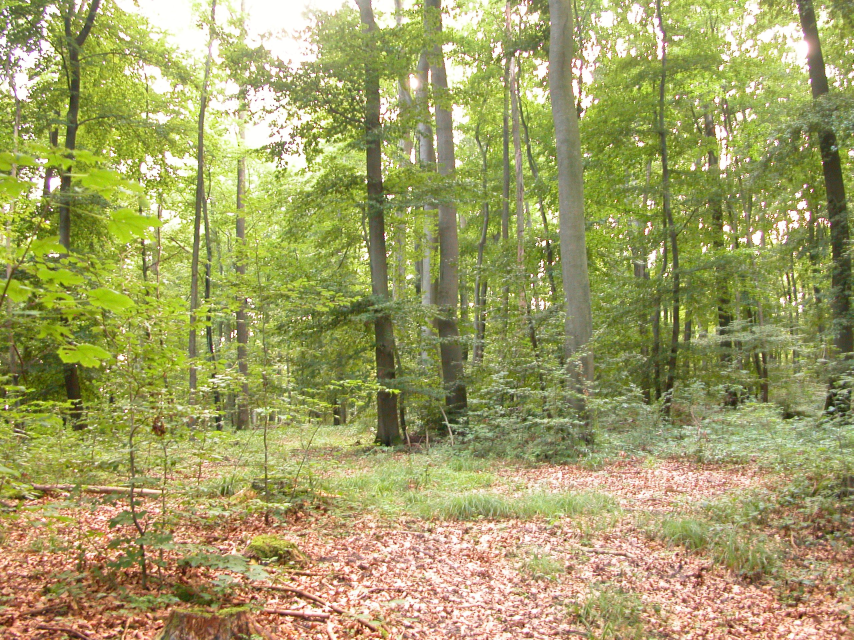
#> input picture source.jpg, 2560 x 1920 px (shown at 1/3 size)
$ python main.py
#> lines starting #> are read from the running program, lines starting #| are printed output that depends on the picture
import cv2
import numpy as np

refPt = []
selected = False
clicked = False


def main():

    # get path of image as input
    while True:
        pathImage = input("Enter path for image: ")
#> the answer given: source.jpg
        image = cv2.imread(pathImage)
#> image is the input picture: shape (1920, 2560, 3); mean B, G, R 101.8, 159.8, 162.2
        if image is not None:
            break
        print("Image path not found or invalid.\n")

    # get path of source as input
    while True:
        pathSource = input("Enter path for source: ")
#> the answer given: ocean_day.jpg
        source = cv2.imread(pathSource)
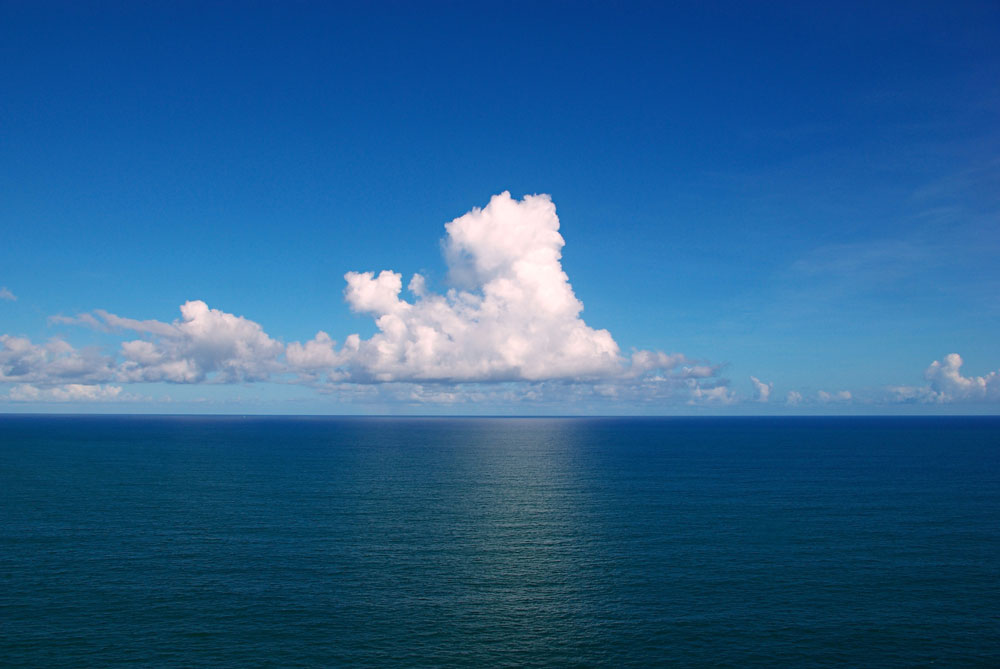
#> input picture ocean_day.jpg, 1000 x 669 px
#> source is the input picture: shape (669, 1000, 3); mean B, G, R 143.2, 96.6, 41.3
        if source is not None:
            break
        print("Source path not found or invalid.\n")

    # show and resize image and source
    image = resize(image, 800)
    source = resize(source, 400)
    cv2.imshow("Source", source)
    cv2.setWindowProperty("Source", cv2.WND_PROP_TOPMOST, 1)

    # crop target from image and transfer color from target to source
    print("\nMenu:\n\tr = reset selected area\n\tc = crop selected area\n")
    target = crop_picture(image)
    print("Cropping...\n")
    transfer = color_transfer(source, target)
    print("Color Transferring...\n")

    # resize color transferred source to fit the cropped target
    (h, w, _) = target.shape
    transfer = cv2.resize(transfer, (w, h), interpolation=cv2.INTER_AREA)
    image[refPt[0][1]:refPt[1][1], refPt[0][0]:refPt[1][0]] = transfer
    cv2.imshow("Image", image)
    print("Press any key for exit.")
    cv2.waitKey(0)


def resize(image, width):
#> called with width = 800
    height = int(image.shape[0] * (width / float(image.shape[1])))
#> height = 600
    return cv2.resize(image, (width, height), interpolation=cv2.INTER_AREA)
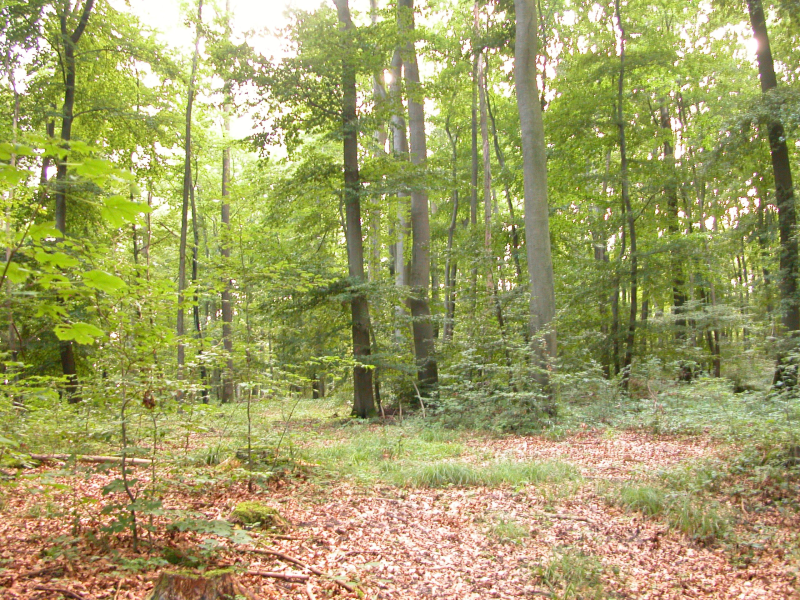
#> returned value: shape (600, 800, 3); mean of channels 0, 1, 2 101.8, 159.8, 162.2; drawn as B, G, R


def crop_picture(image):
    global selected, clicked
    clone = image.copy()
    cv2.namedWindow("Image")
    cv2.setMouseCallback("Image", click_and_crop, clone)
    while True:
        # display the image and wait for a keypress
        cv2.imshow("Image", clone)
        cv2.setWindowProperty("Image", cv2.WND_PROP_TOPMOST, 1)
        key = cv2.waitKey(1) & 0xFF
#> (key Esc is pressed here)
        # if the 'r' key is pressed, reset the selected area
        if key == ord("r") or key == ord("R"):
            # indicates that need to select area
            clicked = False
            selected = False
            clone = image.copy()
            cv2.setMouseCallback("Image", click_and_crop, clone)
        # if the 'c' key is pressed, break from the loop and crop selected area
        elif key == ord("c") or key == ord("C"):
            if selected:
                break
            else:
                print("No area selected")
    # return cropped target
    roi = image[refPt[0][1]:refPt[1][1], refPt[0][0]:refPt[1][0]]
    return roi


# [81 lines left out: functions click_and_crop, image_stats, color_transfer, not called in this run]


if __name__ == '__main__':
    main()
